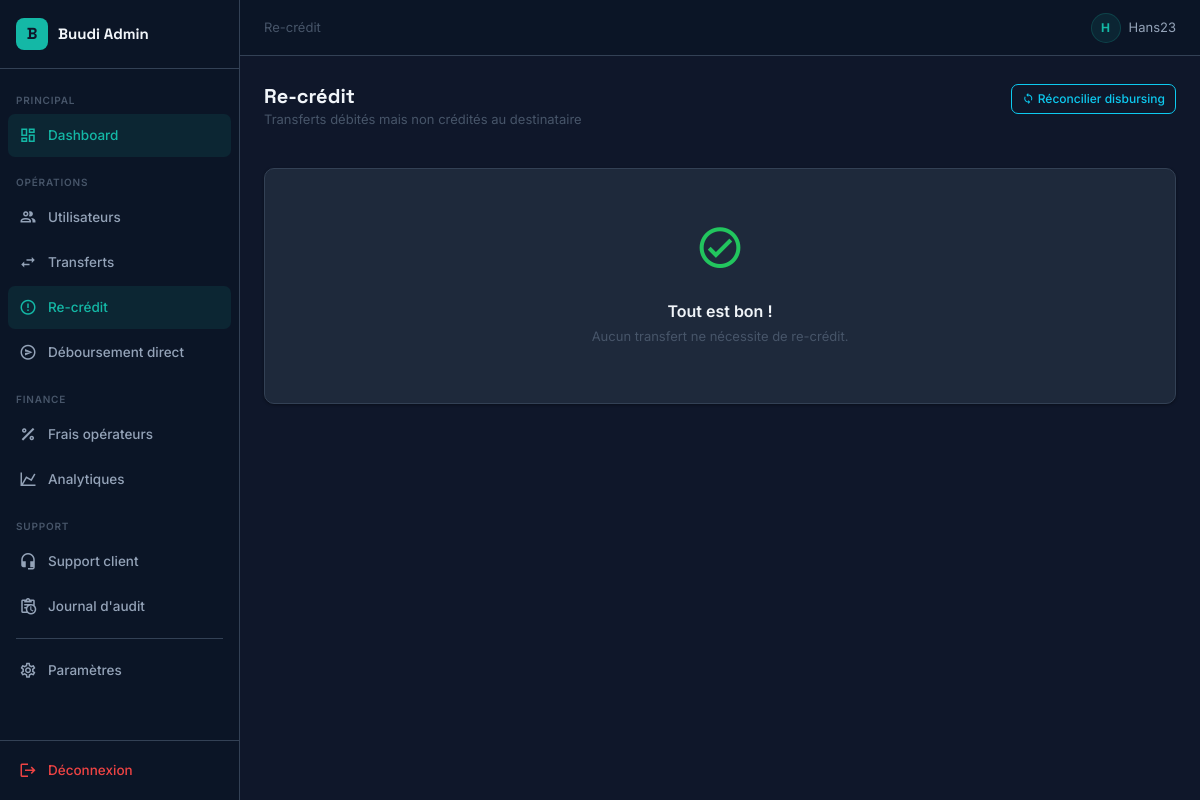
Page /api/dashboard/recredits/ (signed in) on the earlier database version.
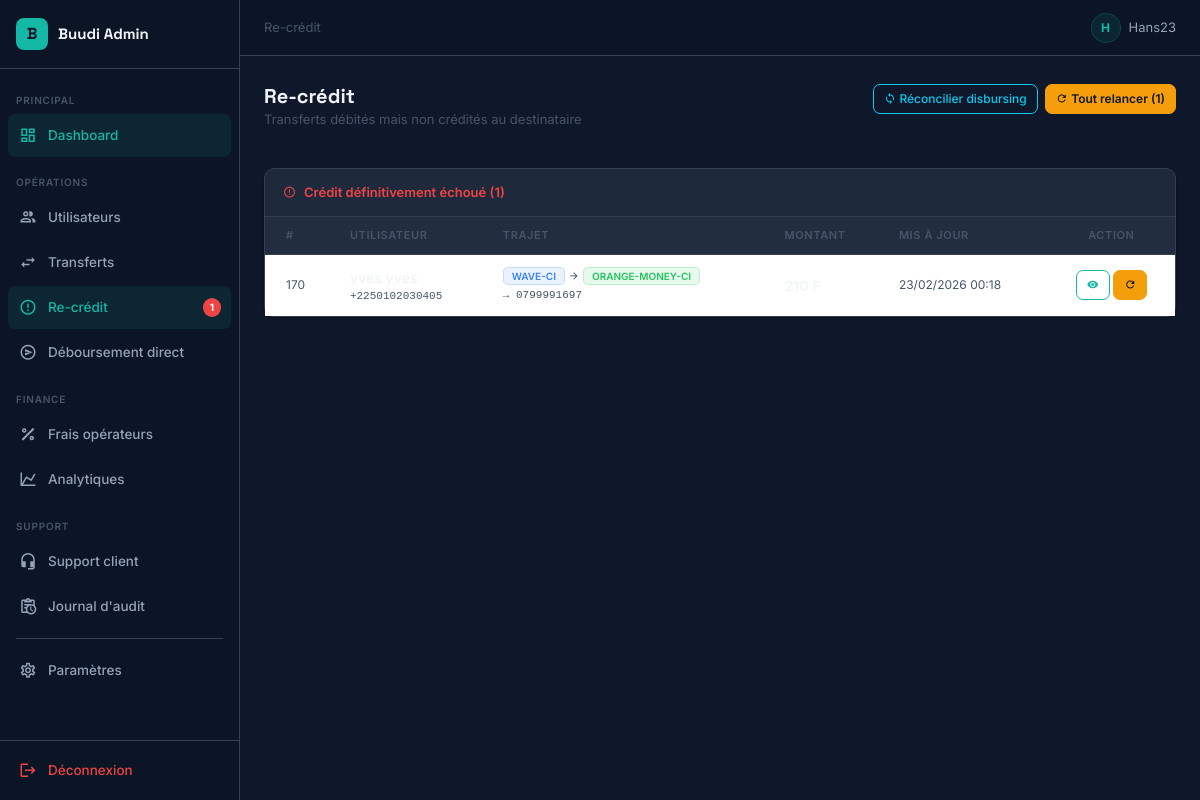
Same page on the later database version.
### transfers/models.py (models this page shows, shortened)
class Transfer(models.Model):
    STATUS = [
        ('created', 'Créé'),
        ('invoice_sent', 'Facture envoyée'),
        ('debited', 'Débité'),
        ('pending_wave', 'En attente Wave'),
        ('pending_mtn', 'En attente MTN'),
        ('disbursing', 'En cours de crédit'),
        ('success', 'Réussi'),
        ('failed', 'Paiement refusé'),
        ('credit_failed', 'Débité – Crédit échoué'),
    ]
    user = models.ForeignKey(UserProfile, on_delete=models.CASCADE)
    from_wallet = models.CharField(max_length=20)  # orange-money-ci
    to_wallet = models.CharField(max_length=20)   # moov-ci
    from_phone = models.CharField(max_length=15)
    to_phone = models.CharField(max_length=15)
    amount_requested = models.DecimalField(max_digits=12, decimal_places=2 , default=0)  # 250.00 (ce que l'user veut envoyer)
    amount_sent = models.DecimalField(max_digits=12, decimal_places=2, default=0)      # = amount_requested
    our_fee_percent = models.DecimalField(max_digits=5, decimal_places=3, default=2.000)  # TA PART (2.0% recommandé)
    our_fee_amount = models.DecimalField(max_digits=12, decimal_places=2, default=0)
    payin_fee_percent = models.DecimalField(max_digits=5, decimal_places=3, default=0)
    payin_fee_amount = models.DecimalField(max_digits=12, decimal_places=2, default=0)
    payout_fee_percent = models.DecimalField(max_digits=5, decimal_places=3, default=0)
    payout_fee_amount = models.DecimalField(max_digits=12, decimal_places=2, default=0)
    total_debited = models.DecimalField(max_digits=12, decimal_places=2 ,  default=0)  # Ce que l'user paie
    estimated_net_profit = models.DecimalField(max_digits=12, decimal_places=2, default=0)  # Ta vraie marge
    paydunya_invoice_token = models.CharField(max_length=100, blank=True)
    paydunya_payment_ref = models.CharField(max_length=100, blank=True)
    disburse_token = models.CharField(max_length=100, blank=True)
    disburse_id = models.CharField(max_length=50, blank=True)
    status = models.CharField(max_length=20, choices=STATUS, default='created')
    created_at = models.DateTimeField(auto_now_add=True)
    updated_at = models.DateTimeField(auto_now=True)

### users/models.py (models this page shows, shortened)
class UserProfile(models.Model):
    phone = models.CharField(max_length=15, unique=True)  # ex: 0708091011
    name = models.CharField(max_length=100)
    created_at = models.DateTimeField(auto_now_add=True)

### dashboard_admin/views.py (the view, shortened to what this page needs)
# urls.py: path('recredits/', views.admin_recredits, name='recredits'),
@login_required
def admin_recredits(request):
    from django.utils import timezone
    from datetime import timedelta
    credit_failed = Transfer.objects.filter(status='credit_failed').order_by('-updated_at')
    stuck_threshold = timezone.now() - timedelta(minutes=10)
    stuck_debited = Transfer.objects.filter(
        status='debited',
        updated_at__lt=stuck_threshold
    ).order_by('-updated_at')
    total_pending = credit_failed.count() + stuck_debited.count()
    return render(request, 'custom_admin/admin/recredits.html', {
        'credit_failed': credit_failed,
        'stuck_debited': stuck_debited,
        'total_pending': total_pending,
    })

### dashboard_admin/context_processors.py (called while the page is built)
def recredits_count(request):
    if not request.user.is_authenticated:
        return {'pending_recredits_count': 0}
    try:
        credit_failed = Transfer.objects.filter(status='credit_failed').count()
        stuck_threshold = timezone.now() - timedelta(minutes=10)
        stuck_debited = Transfer.objects.filter(
            status='debited',
            updated_at__lt=stuck_threshold
        ).count()
        return {'pending_recredits_count': credit_failed + stuck_debited}
    except Exception:
        return {'pending_recredits_count': 0}

### dashboard_admin/templates/custom_admin/admin/recredits.html (shortened to what this page needs)
{% extends 'custom_admin/base_common.html' %}
{% block breadcrumb %}Re-crédit{% endblock %}
{% block content %}
<div class="page-header">
  <div>
    <h1 class="page-title">Re-crédit</h1>
    <p class="page-subtitle">Transferts débités mais non crédités au destinataire</p>
  </div>
  <div class="d-flex gap-2 align-items-center">
    <button id="btn-reconcile" class="btn btn-outline-info btn-sm" onclick="lancerReconciliation()">
      <i class="mdi mdi-sync me-1"></i>Réconcilier disbursing
    </button>
    {% if total_pending > 0 %}
    <form method="post">
      <button type="submit" class="btn btn-warning btn-sm" onclick="return confirm('Relancer {{ total_pending }} crédit(s) en attente ?')">
        <i class="mdi mdi-refresh me-1"></i>Tout relancer ({{ total_pending }})
      </button>
    </form>
    {% endif %}
  </div>
</div>
{% if total_pending == 0 %}
<div class="card">
  <div class="card-body text-center py-5">
    <i class="mdi mdi-check-circle-outline" style="font-size:3.5rem;color:var(--green);"></i>
    <p class="mt-3 mb-0" style="color:var(--text-1);font-weight:600;font-size:16px;">Tout est bon !</p>
    <p style="color:var(--text-3);font-size:13px;margin-top:4px;">Aucun transfert ne nécessite de re-crédit.</p>
  </div>
</div>
{% else %}
{% if credit_failed %}
<div class="card mb-3">
  <div class="card-header" style="color:var(--red);">
    <i class="mdi mdi-alert-circle-outline"></i>
    Crédit définitivement échoué ({{ credit_failed.count }})
  </div>
  <div class="card-body p-0">
    <div class="table-responsive">
      <table class="table table-hover">
        <thead>
          <tr>
            <th class="ps-4">#</th>
            <th>Utilisateur</th>
            <th>Trajet</th>
            <th>Montant</th>
            <th>Mis à jour</th>
            <th style="text-align:center;">Action</th>
          </tr>
        </thead>
        <tbody>
          {% for t in credit_failed %}
          <tr>
            <td class="ps-4" style="font-size:12px;color:var(--text-3);">{{ t.id }}</td>
            <td>
              <div style="font-weight:600;color:var(--text-1);">{{ t.user.name }}</div>
              <div style="font-size:11px;font-family:monospace;color:var(--text-3);">{{ t.user.phone }}</div>
            </td>
            <td>
              <div class="d-flex align-items-center gap-1">
                <span class="badge bg-info" style="font-size:10px;">{{ t.from_wallet|upper }}</span>
                <i class="mdi mdi-arrow-right" style="font-size:11px;color:var(--text-3);"></i>
                <span class="badge bg-success" style="font-size:10px;">{{ t.to_wallet|upper }}</span>
              </div>
              <div style="font-size:11px;font-family:monospace;color:var(--text-3);margin-top:2px;">→ {{ t.to_phone }}</div>
            </td>
            <td style="font-weight:700;color:var(--text-1);">{{ t.amount_requested|floatformat:0 }} F</td>
            <td style="font-size:12px;color:var(--text-3);">{{ t.updated_at|date:"d/m/Y H:i" }}</td>
            <td style="text-align:center;">
              <div class="d-flex gap-1 justify-content-center">
                <a href="{% url 'custom_admin:transfer_detail' t.id %}" class="btn btn-outline-primary btn-sm">
                  <i class="mdi mdi-eye"></i>
                </a>
                <a href="{% url 'custom_admin:credit_retry' t.id %}" class="btn btn-warning btn-sm"
                   onclick="return confirm('Relancer le crédit pour #{{ t.id }} ?')">
                  <i class="mdi mdi-refresh"></i>
                </a>
              </div>
            </td>
          </tr>
          {% endfor %}
        </tbody>
      </table>
    </div>
  </div>
</div>
{% endif %}
{% endif %}
{% endblock %}

### dashboard_admin/templates/custom_admin/base_common.html (shortened to what this page needs)
{% load static %}
<!DOCTYPE html>
<html lang="fr">
<head>
  <link href="https://cdn.jsdelivr.net/npm/@mdi/font@7.2.96/css/materialdesignicons.min.css" rel="stylesheet">
  <link href="https://cdn.jsdelivr.net/npm/bootstrap@5.3.2/dist/css/bootstrap.min.css" rel="stylesheet">
</head>
<body>
<aside class="sidebar">
  <a href="{% url 'custom_admin:dashboard' %}" class="sidebar-logo" style="text-decoration:none;">
    <div class="sidebar-logo-icon">B</div>
    <span class="sidebar-logo-text">Buudi Admin</span>
  </a>
  <nav class="sidebar-nav">
    <div class="sidebar-section">Principal</div>
    <a href="{% url 'custom_admin:dashboard' %}"
       class="nav-item {% if '/dashboard' in request.path or request.path == '/admin/' %}active{% endif %}">
      <i class="mdi mdi-view-dashboard-outline"></i>
      <span>Dashboard</span>
    </a>
    <div class="sidebar-section">Opérations</div>
    <a href="{% url 'custom_admin:users' %}"
       class="nav-item {% if '/users' in request.path %}active{% endif %}">
      <i class="mdi mdi-account-multiple-outline"></i>
      <span>Utilisateurs</span>
    </a>
    <a href="{% url 'custom_admin:transfers' %}"
       class="nav-item {% if '/transfers' in request.path and '/recredits' not in request.path %}active{% endif %}">
      <i class="mdi mdi-swap-horizontal"></i>
      <span>Transferts</span>
    </a>
    <a href="{% url 'custom_admin:recredits' %}"
       class="nav-item {% if '/recredits' in request.path %}active{% endif %}">
      <i class="mdi mdi-alert-circle-outline"></i>
      <span>Re-crédit</span>
      {% if pending_recredits_count > 0 %}
      <span class="badge-pill">{{ pending_recredits_count }}</span>
      {% endif %}
    </a>
    <a href="{% url 'custom_admin:manual_disburse' %}"
       class="nav-item {% if '/disburse' in request.path %}active{% endif %}">
      <i class="mdi mdi-send-circle-outline"></i>
      <span>Déboursement direct</span>
    </a>
    <div class="sidebar-section">Finance</div>
    <a href="{% url 'custom_admin:fees' %}"
       class="nav-item {% if '/fees' in request.path %}active{% endif %}">
      <i class="mdi mdi-percent-outline"></i>
      <span>Frais opérateurs</span>
    </a>
    <a href="{% url 'custom_admin:revenue_analytics' %}"
       class="nav-item {% if '/revenue-analytics' in request.path %}active{% endif %}">
      <i class="mdi mdi-chart-line"></i>
      <span>Analytiques</span>
    </a>
    <div class="sidebar-section">Support</div>
    <a href="{% url 'custom_admin:support_list' %}"
       class="nav-item {% if '/support-admin' in request.path %}active{% endif %}">
      <i class="mdi mdi-headset"></i>
      <span>Support client</span>
    </a>
    <a href="{% url 'custom_admin:audit_log' %}"
       class="nav-item {% if '/audit-log' in request.path %}active{% endif %}">
      <i class="mdi mdi-clipboard-text-clock-outline"></i>
      <span>Journal d'audit</span>
    </a>
    <div class="nav-divider"></div>
    <a href="{% url 'custom_admin:settings' %}"
       class="nav-item {% if '/settings' in request.path %}active{% endif %}">
      <i class="mdi mdi-cog-outline"></i>
      <span>Paramètres</span>
    </a>
  </nav>
  <div class="sidebar-bottom">
    <a href="{% url 'custom_admin:logout' %}" class="nav-item" style="color:var(--red);">
      <i class="mdi mdi-logout"></i>
      <span>Déconnexion</span>
    </a>
  </div>
</aside>
<header class="topbar">
  <div class="topbar-left">
    <span style="font-size:13px;color:var(--text-3);">{% block breadcrumb %}Dashboard{% endblock %}</span>
  </div>
  <div class="topbar-right">
    <div class="topbar-user">
      <div class="topbar-avatar">{{ request.user.username|slice:":1"|upper }}</div>
      <span>{{ request.user.username }}</span>
    </div>
  </div>
</header>
<div class="main-wrapper">
  <div class="main-content">
    {% block content %}{% endblock %}
  </div>
</div>
</body>
</html>

Differences in the rows shown:
added Transfer: id "170", user.phone "+2250102030405", from_wallet "WAVE-CI", to_wallet "ORANGE-MONEY-CI", to_phone "0799991697", updated_at "23/02/2026 00:18"
Other differences:
{{ pending_recredits_count }}: (not shown) → "1"
{{ total_pending }}: (not shown) → "1"
{{ credit_failed.count }}: (not shown) → "1"
text no longer shown: "Tout est bon ! Aucun transfert ne nécessite de re-crédit."
text now shown: "Tout relancer ( ) Crédit définitivement échoué ( ) # UTILISATEUR TRAJET MONTANT MIS À JOUR ACTION"
